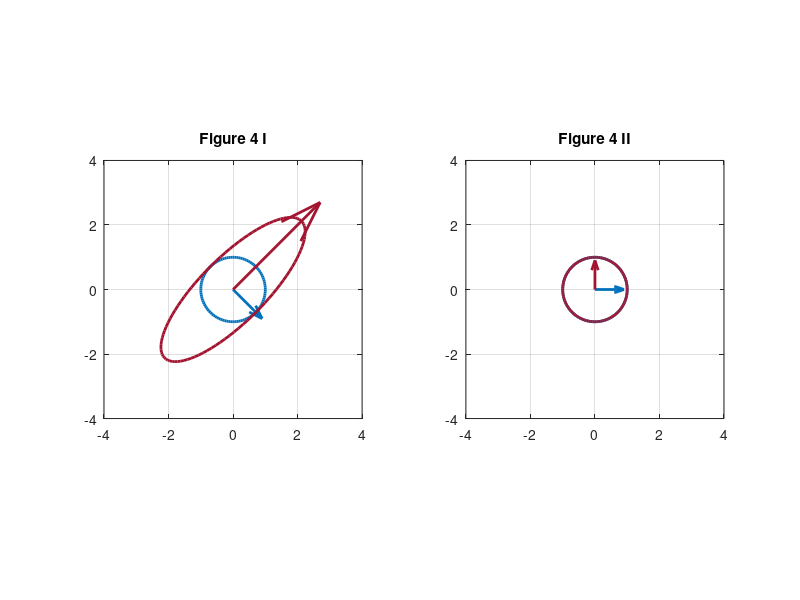

The MATLAB source for this figure:
clc;
clear all;
close all;
clf;
axis_low = -4;
axis_high = 4;
t = linspace(0, 2*pi, 100)';
xc = cos(t);
yc = sin(t);
circle = [xc, yc];
ellipse = [xc + 2*yc, 2*xc + yc];
eigvec_i1 = abs(-1)*[1; -1]
eigvec_i2 = abs(3)*[1; 1]
eigvec_ii1 = 1*[1; 0]
eigvec_ii2 = 1*[0; 1]
%   fig1 = figure();
fig = figure();
subplot(1, 2, 1);
hold on
plot(circle(:,1), circle(:,2), "linewidth", 2, "color", [0 0.4470 0.7410]);
hold on
quiver(0, 0, eigvec_i1(1), eigvec_i1(2), "linewidth", 2, "color", [0 0.4470 0.7410]);
hold on
plot(ellipse(:,1), ellipse(:,2), "linewidth", 2, "color", [0.6350 0.0780 0.1840]);
hold on
quiver(0, 0, eigvec_i2(1), eigvec_i2(2), "linewidth", 2, "color", [0.6350 0.0780 0.1840]);
grid on;
box on;
axis([axis_low, axis_high, axis_low, axis_high], "square");
title("Figure 4 I");
%   print(fig1,'-dpngalpha', '-r300', '4i.png');
ellipse = [xc, yc];
%   fig2 = figure();
subplot(1, 2, 2);
hold on
plot(circle(:,1), circle(:,2), "linewidth", 2, "color", [0 0.4470 0.7410]);
hold on
quiver(0, 0, eigvec_ii1(1), eigvec_ii1(2), "linewidth", 2, "color", [0 0.4470 0.7410]);
hold on
plot(ellipse(:,1), ellipse(:,2), "linewidth", 2, "color", [0.6350 0.0780 0.1840]);
hold on
quiver(0, 0, eigvec_ii2(1), eigvec_ii2(2), "linewidth", 2, "color", [0.6350 0.0780 0.1840]);
grid on;
box on;
axis([axis_low, axis_high, axis_low, axis_high], "square");
title("Figure 4 II");
%   print(fig2,'-dpngalpha', '-r300', '4ii.png');
print(fig,'-dpngalpha', '-r300', '4i_ii.png');
